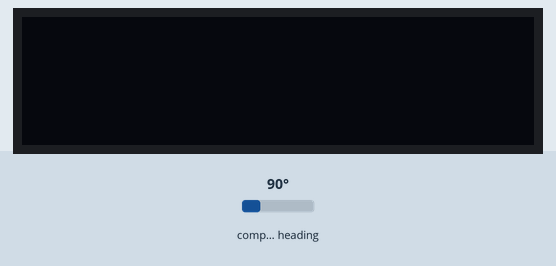
This program was run on a simulated Seeed XIAO ESP32-C3. Parts: 128×32 one-colour display. The test bench sets the inputs (shaded band); at power-on: compass heading 90°. USB keyboard and mouse output is not drawn; what the program prints to the serial monitor is not drawn.

Above: at 1.4 s.
1.5 s: compass heading set to 7°
At 2.3 s:
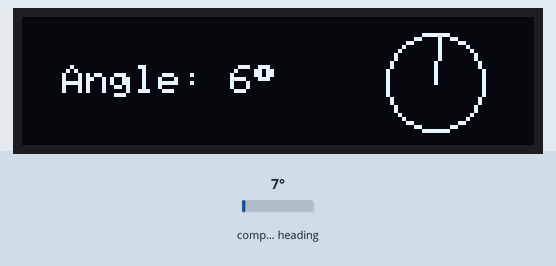
4.5 s: compass heading set to 90°
At 5.8 s:
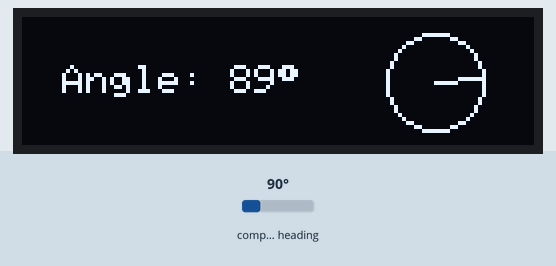
6.6 s: compass heading set to 352°
At 8.1 s:
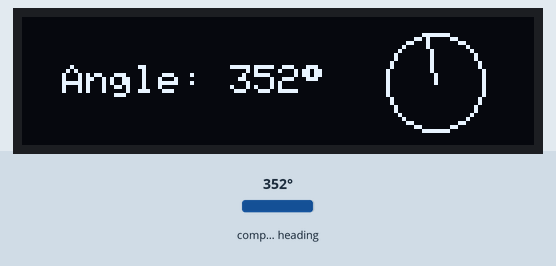
Timing chart, 0 to 9.6 s (numbered marks = the images above; inputs shaded):
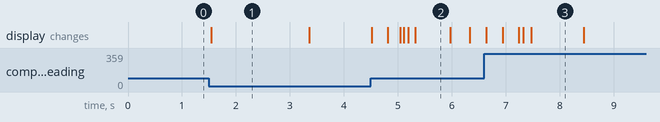

The program:

main.cpp
```cpp
/*
            This is a personal project that is based on the Haptic Feedback door knob.
        Currently, the used microcontroller is an Xiao Seeed Studio ESP32-C3 with Bluetooth compabilites.
              The Microcontroller is chosen as it can charge a LiPo-battery and work wirelessly.
    The code will use the BLEMouse library as it is very simple to use will send scroll ticks instead of continous scrolls.

              To get the scroll wheel to work the best, you can change the scroll distance in Windows 11.
              Settings > Bluetooth & devices > Mouse > Scroll wheel > Choose how many lines to scroll each time.


                      It uses an AS5600 Magnetic Rotary Encoder to detect the rotation of a knob.


                      The following code is mostly AI-generated using ChatGPT 5.4
              It contains a filter to stop jittering, adaptive polling to save power and acceleration of the scroll.

     Unfortunately, I wanted to write this code all on my own, but I really wanted to get this done and start using it on my own.
*/
#include <Arduino.h>
#include <BleMouse.h>
#include <Wire.h>
#include <AS5600.h>
#include <math.h>
#include <Adafruit_GFX.h>
#include <Adafruit_SSD1306.h>

#define SCREEN_WIDTH 128 // OLED display width, in pixels
#define SCREEN_HEIGHT 32 // OLED display height, in pixels
#define OLED_RESET -1  // Reset pin # (or -1 if sharing Arduino reset pin)


struct{
  const char* DEVICE_NAME = "Tassadar";
  const char* MANUFACTURER = "Seeed";
}config_Variables;

BleMouse bleMouse(config_Variables.DEVICE_NAME, config_Variables.MANUFACTURER, 100);
AS5600 encoder;
Adafruit_SSD1306 display(SCREEN_WIDTH, SCREEN_HEIGHT, &Wire, OLED_RESET);

// ===================== STATE MACHINE =====================
enum State {
  ADVERTISING,
  CONNECTED_ACTIVE,
  CONNECTED_IDLE
};

State currentState = ADVERTISING;

// ===================== VARIABLES =====================
int32_t prevRaw = 0;
float filteredDelta = 0.0f;
float scrollAccum = 0.0f;
uint32_t lastMotionTime = 0;

// ===================== TUNING =====================

// Movement filtering
const int RAW_DEADZONE = 2;              // ignore tiny AS5600 noise
const float DELTA_FILTER_ALPHA = 0.25f;  // 0..1, lower = smoother
const float STOP_THRESHOLD = 1.2f;       // below this, treat as no real motion

//Channge this to increase/decrease scroll sensitivity, speed and acceleration.
const float BASE_COUNTS_PER_SCROLL = 700.0f;
const float FAST_COUNTS_PER_SCROLL = 220.0f;
const float FAST_DELTA_THRESHOLD = 8.0f;
const float MAX_ACCEL_MULT = 2.0f;

// Timing
const uint32_t IDLE_TIMEOUT_MS = 1500;

// Adaptive polling
const int POLL_MS_ADVERTISING = 80;
const int POLL_MS_IDLE = 25;
const int POLL_MS_ACTIVE_SLOW = 8;
const int POLL_MS_ACTIVE_FAST = 2;

// ===================== HELPERS =====================
int32_t getWrappedDelta(int32_t current, int32_t previous) {
  int32_t delta = current - previous;

  if (delta > 2048) delta -= 4096;
  if (delta < -2048) delta += 4096;

  return delta;
}

float clampFloat(float x, float lo, float hi) {
  if (x < lo) return lo;
  if (x > hi) return hi;
  return x;
}

float absf(float x) {
  return (x < 0.0f) ? -x : x;
}

int getAdaptivePollDelay(State state, float motionMagnitude) {
  if (state == ADVERTISING) return POLL_MS_ADVERTISING;
  if (state == CONNECTED_IDLE) return POLL_MS_IDLE;

  if (motionMagnitude > FAST_DELTA_THRESHOLD) {
    return POLL_MS_ACTIVE_FAST;
  }
  return POLL_MS_ACTIVE_SLOW;
}

void handleScrolling(float delta) {
  float speed = absf(delta);
  float t = clampFloat(speed / FAST_DELTA_THRESHOLD, 0.0f, 1.0f);

  float accel = 1.0f + t * (MAX_ACCEL_MULT - 1.0f);
  scrollAccum += delta * accel;

  float countsPerScroll =
      BASE_COUNTS_PER_SCROLL +
      t * (FAST_COUNTS_PER_SCROLL - BASE_COUNTS_PER_SCROLL);

  while (scrollAccum >= countsPerScroll) {
    bleMouse.move(0, 0, -1);
    scrollAccum -= countsPerScroll;
  }

  while (scrollAccum <= -countsPerScroll) {
    bleMouse.move(0, 0, 1);
    scrollAccum += countsPerScroll;
  }
}


void screen_update(uint32_t raw) {
  // 1. Keep track of the smoothed angle across function calls
  static float smoothedAngle = -1.0f;

  // Initialize it on the very first run
  if (smoothedAngle < 0) {
    smoothedAngle = raw;
  }

  // 2. Calculate the shortest distance between current smoothed and new raw
  // This safely handles the jump between 4095 and 0
  int32_t diff = raw - (int32_t)smoothedAngle;
  if (diff > 2048) diff -= 4096;
  if (diff < -2048) diff += 4096;

  // 3. Apply the Low-Pass Filter
  // Change 0.1f to adjust smoothing (0.05 = very smooth/slower, 0.5 = fast/jittery)(EMA Filter)
  const float DISPLAY_FILTER_ALPHA = 0.1f;
  smoothedAngle += diff * DISPLAY_FILTER_ALPHA;

  // 4. Wrap it back nicely within 0-4095 bounds
  if (smoothedAngle >= 4096.0f) smoothedAngle -= 4096.0f;
  if (smoothedAngle < 0.0f) smoothedAngle += 4096.0f;

  // 5. Convert 0-4095 to 0-360 Degrees for human readability
  int degrees = (int)((smoothedAngle / 4096.0f) * 360.0f);

  // ===================== DRAWING =====================

  display.clearDisplay();

  // Print the Text
  display.setTextSize(1);
  display.setTextColor(SSD1306_WHITE);
  display.setCursor(10, 12); // Center-ish vertically on the left
  display.print("Angle: ");
  display.print(degrees);
  display.print((char)247); // Prints a little degree symbol '°'

  // Draw a visual "Knob" on the right side of the screen
  int cx = SCREEN_WIDTH - 25; // X Center of the circle
  int cy = SCREEN_HEIGHT / 2; // Y Center of the circle
  int r = 12;                 // Radius

  // Calculate where the line should point (subtract 90 deg so 0 is facing up)
  float rad = (degrees - 90) * PI / 180.0;
  int lx = cx + r * cos(rad);
  int ly = cy + r * sin(rad);

  // Draw the outer circle and the indicator line
  display.drawCircle(cx, cy, r, SSD1306_WHITE);
  display.drawLine(cx, cy, lx, ly, SSD1306_WHITE);

  display.display(); // Push it to the screen
}

// ===================== SETUP =====================
void setup() {
  Serial.begin(115200);
  Wire.begin();
  encoder.begin();
  bleMouse.begin();
  display.begin(SSD1306_SWITCHCAPVCC, 0x3C);
  display.clearDisplay();

  delay(200);

  if (encoder.magnetDetected()) {
    Serial.println("Magnet detected!");
  } else {
    Serial.println("No magnet detected!");
  }

  prevRaw = encoder.rawAngle();
  lastMotionTime = millis();

  Serial.println("Ready.");
}

// ===================== LOOP =====================
void loop() {


  // ---------- DISCONNECTED ----------
  if (!bleMouse.isConnected()) {
    if (currentState != ADVERTISING) {
      currentState = ADVERTISING;
      scrollAccum = 0.0f;
      filteredDelta = 0.0f;
      Serial.println("State -> ADVERTISING");
    }

    delay(POLL_MS_ADVERTISING);
    return;
  }


  // ---------- READ SENSOR ----------
  int32_t currRaw = encoder.rawAngle();
  int32_t rawDelta = getWrappedDelta(currRaw, prevRaw);
  prevRaw = currRaw;

  // Hard jitter gate
  if (abs(rawDelta) <= RAW_DEADZONE) {
    rawDelta = 0;
  }

  // Low-pass filter for smoother motion
  filteredDelta =
      DELTA_FILTER_ALPHA * rawDelta +
      (1.0f - DELTA_FILTER_ALPHA) * filteredDelta;

  float motionMag = absf(filteredDelta);
  bool moving = motionMag >= STOP_THRESHOLD;


  // ---------- STATE TRANSITIONS ----------
  switch (currentState) {
    case ADVERTISING:
      currentState = CONNECTED_IDLE;
      lastMotionTime = millis();
      Serial.println("State -> CONNECTED_IDLE");
      break;

      //Active meaning it will refresh constantly
    case CONNECTED_ACTIVE:
      if (moving) {
        lastMotionTime = millis();
      } else if (millis() - lastMotionTime > IDLE_TIMEOUT_MS) {
        display.clearDisplay();
        display.setCursor(SCREEN_WIDTH/2 - 3, SCREEN_HEIGHT/2);
        display.print("Idle...");
        display.display();
        currentState = CONNECTED_IDLE;

      }
      break;
    case CONNECTED_IDLE:
      if (moving) {
        currentState = CONNECTED_ACTIVE;
        lastMotionTime = millis();

      }
      break;
  }


  // ---------- STATE BEHAVIOR ----------
  switch (currentState) {
    case CONNECTED_ACTIVE:
      handleScrolling(filteredDelta);
      screen_update(encoder.rawAngle());
      break;

    case CONNECTED_IDLE:
      // bleed off residual filtered motion slowly
      filteredDelta *= 0.85f;
      break;

    case ADVERTISING:
    default:
      break;
  }

  delay(getAdaptivePollDelay(currentState, motionMag));
}
```

Measured:
- after the input at 1.5 s, the display: changes at once (image 1)
- after the input at 4.5 s, the display: first changes at once (image 2 shows a later state)
- after the input at 6.6 s, the display: first changes at once (image 3 shows a later state)
- what the display in image 1 shows lasts 1.9 s, from 1.5 s to 3.4 s
- what the display in image 2 shows lasts 0.7 s, from 5.3 s to 6.0 s
- what the display in image 3 shows lasts 0.9 s, from 7.5 s to 8.4 s
